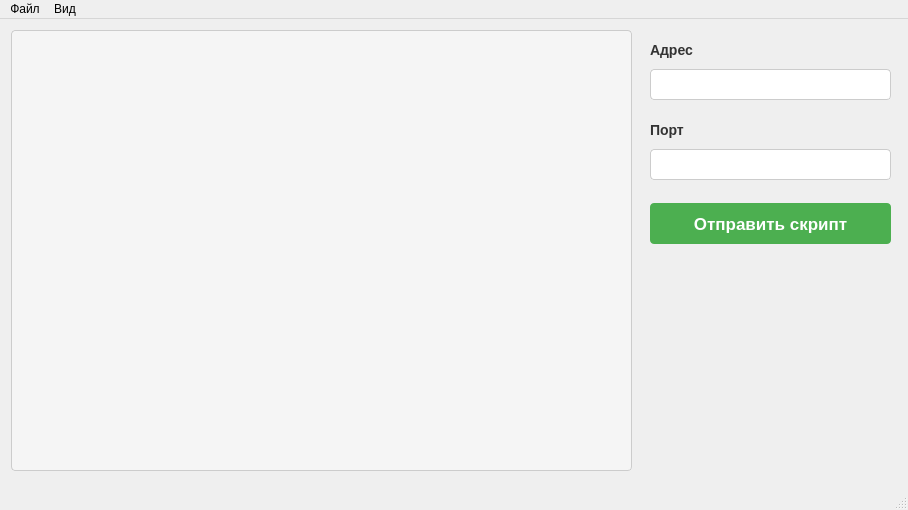
<?xml version="1.0" encoding="UTF-8"?>
<ui version="4.0">
 <class>MainWindow</class>
 <widget class="QMainWindow" name="MainWindow">
  <property name="geometry">
   <rect>
    <x>0</x>
    <y>0</y>
    <width>908</width>
    <height>510</height>
   </rect>
  </property>
  <property name="windowTitle">
   <string>Безымянный - Cкрипт</string>
  </property>
  <property name="styleSheet">
   <string notr="true">QTextEdit {
    background-color: #f5f5f5;
    border: 1px solid #ccc;
    border-radius: 4px;
    padding: 8px;
    font-family: 'Arial';
    font-size: 14px;
    color: #333;
}

QTextEdit:disabled {
    background-color: #ebebeb;
    color: #666;
}

/* Стиль для кнопки отправки */
QPushButton#pushButton_send {
    background-color: #4CAF50;
    color: white;
    border: none;
    border-radius: 4px;
    padding: 8px 16px;
    font-weight: bold;
}

QPushButton#pushButton_send:hover {
    background-color: #45a049;
}

QPushButton#pushButton_send:pressed {
    background-color: #3d8b40;
}

QPushButton#pushButton_send:disabled {
    background-color: #cccccc;
    color: #666666;
}

/* Стиль для полей ввода порта и адреса */
QLineEdit#lineEdit_port, QLineEdit#lineEdit_address {
    background-color: #ffffff;
    border: 1px solid #ccc;
    border-radius: 4px;
    padding: 6px;
    font-family: 'Arial';
    font-size: 14px;
}

QLineEdit#lineEdit_port:focus, QLineEdit#lineEdit_address:focus {
    border: 1px solid #4CAF50;
}

/* Стиль для меток порта и адреса */
QLabel#label_port, QLabel#label_address {
    font-family: 'Arial';
    font-size: 14px;
    color: #333333;
    font-weight: bold;
}</string>
  </property>
  <widget class="QWidget" name="centralwidget">
   <property name="enabled">
    <bool>true</bool>
   </property>
   <property name="sizePolicy">
    <sizepolicy hsizetype="Expanding" vsizetype="Expanding">
     <horstretch>0</horstretch>
     <verstretch>0</verstretch>
    </sizepolicy>
   </property>
   <property name="minimumSize">
    <size>
     <width>715</width>
     <height>0</height>
    </size>
   </property>
   <widget class="QTextEdit" name="textEdit">
    <property name="geometry">
     <rect>
      <x>11</x>
      <y>11</y>
      <width>621</width>
      <height>441</height>
     </rect>
    </property>
    <property name="sizePolicy">
     <sizepolicy hsizetype="Expanding" vsizetype="Expanding">
      <horstretch>0</horstretch>
      <verstretch>0</verstretch>
     </sizepolicy>
    </property>
    <property name="maximumSize">
     <size>
      <width>16777215</width>
      <height>16777215</height>
     </size>
    </property>
   </widget>
   <widget class="QLineEdit" name="lineEdit_address">
    <property name="geometry">
     <rect>
      <x>650</x>
      <y>50</y>
      <width>241</width>
      <height>31</height>
     </rect>
    </property>
   </widget>
   <widget class="QLineEdit" name="lineEdit_port">
    <property name="geometry">
     <rect>
      <x>650</x>
      <y>130</y>
      <width>241</width>
      <height>31</height>
     </rect>
    </property>
   </widget>
   <widget class="QLabel" name="label_address">
    <property name="geometry">
     <rect>
      <x>650</x>
      <y>10</y>
      <width>121</width>
      <height>41</height>
     </rect>
    </property>
    <property name="font">
     <font>
      <family>Arial</family>
      <pointsize>-1</pointsize>
      <weight>75</weight>
      <bold>true</bold>
     </font>
    </property>
    <property name="text">
     <string>Адрес</string>
    </property>
   </widget>
   <widget class="QLabel" name="label_port">
    <property name="geometry">
     <rect>
      <x>650</x>
      <y>90</y>
      <width>81</width>
      <height>41</height>
     </rect>
    </property>
    <property name="font">
     <font>
      <family>Arial</family>
      <pointsize>-1</pointsize>
      <weight>75</weight>
      <bold>true</bold>
     </font>
    </property>
    <property name="text">
     <string>Порт</string>
    </property>
   </widget>
   <widget class="QPushButton" name="pushButton_send">
    <property name="geometry">
     <rect>
      <x>650</x>
      <y>184</y>
      <width>241</width>
      <height>41</height>
     </rect>
    </property>
    <property name="font">
     <font>
      <pointsize>13</pointsize>
      <weight>75</weight>
      <bold>true</bold>
     </font>
    </property>
    <property name="text">
     <string>Отправить скрипт</string>
    </property>
   </widget>
  </widget>
  <widget class="QMenuBar" name="menubar">
   <property name="geometry">
    <rect>
     <x>0</x>
     <y>0</y>
     <width>908</width>
     <height>25</height>
    </rect>
   </property>
   <widget class="QMenu" name="menu">
    <property name="title">
     <string>Файл</string>
    </property>
    <addaction name="separator"/>
    <addaction name="action_newwindow"/>
    <addaction name="action_newfile"/>
    <addaction name="action_openfile"/>
    <addaction name="action_savefile"/>
    <addaction name="action_savefileas"/>
    <addaction name="separator"/>
    <addaction name="action_exit"/>
   </widget>
   <widget class="QMenu" name="menu_2">
    <property name="title">
     <string>Вид</string>
    </property>
    <addaction name="action_zoomin"/>
    <addaction name="action_zoomout"/>
    <addaction name="action_reset"/>
   </widget>
   <addaction name="menu"/>
   <addaction name="menu_2"/>
  </widget>
  <widget class="QStatusBar" name="statusbar"/>
  <action name="action_newfile">
   <property name="text">
    <string>Новый</string>
   </property>
  </action>
  <action name="action_openfile">
   <property name="text">
    <string>Открыть</string>
   </property>
  </action>
  <action name="action_savefile">
   <property name="text">
    <string>Сохранить</string>
   </property>
  </action>
  <action name="action_savefileas">
   <property name="text">
    <string>Сохранить как</string>
   </property>
  </action>
  <action name="action_zoomin">
   <property name="text">
    <string>Увеличить шрифт</string>
   </property>
  </action>
  <action name="action_zoomout">
   <property name="text">
    <string>Уменьшить шрифт</string>
   </property>
  </action>
  <action name="action_reset">
   <property name="text">
    <string>Сбросить</string>
   </property>
  </action>
  <action name="action_newwindow">
   <property name="text">
    <string>Новое окно</string>
   </property>
  </action>
  <action name="action_exit">
   <property name="text">
    <string>Выход</string>
   </property>
  </action>
 </widget>
 <resources/>
 <connections/>
</ui>
